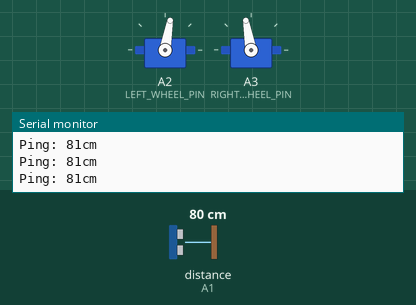
The sketch below on a simulated Arduino Uno, built with avr-gcc and run on an emulated ATmega328P. On the bench: 2 × servo, the last lines printed to the serial monitor. The test bench sets the inputs (shaded band); at power-on: distance to the obstacle (sensor on A1) 80 cm. The echo pulse lasts 58.3 µs per cm.

Above: at 1.2 s.
1.3 s: distance to the obstacle (sensor on A1) set to 6 cm
2.8 s: distance to the obstacle (sensor on A1) set to 3 cm
At 3.7 s:
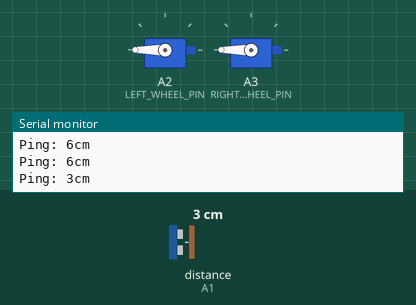
5.8 s: distance to the obstacle (sensor on A1) set to 9 cm
At 8.1 s:
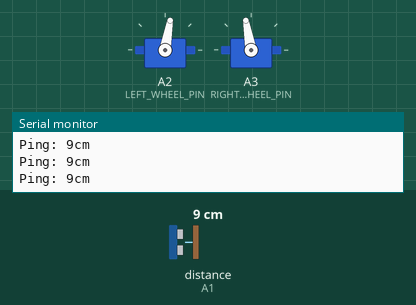
8.4 s: distance to the obstacle (sensor on A1) set to 2 cm
At 11.2 s:
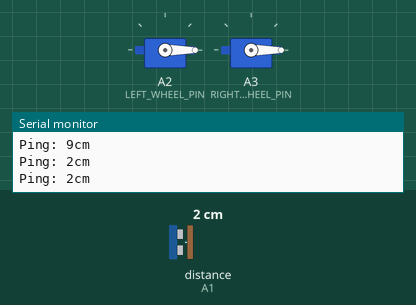
Timing chart, 0 to 12.4 s (numbered marks = the images above; inputs shaded):
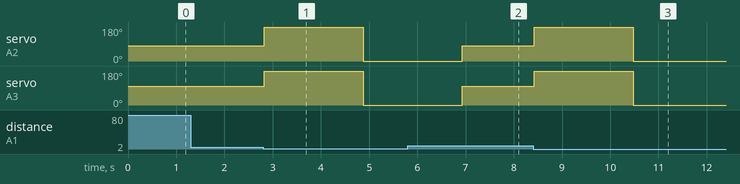

Measured:
- the behaviour switches between 5 and 4 cm on distance to the obstacle (sensor on A1) (found by bisection; images 0 and 1)
- after the input at 2.8 s, servo on A2 (LEFT_WHEEL_PIN): 80° → 180° at once, → 0° 2.1 s later; servo on A3 (RIGHT_WHEEL_PIN): 100° → 180° at once, → 0° 2.1 s later
- after the input at 5.8 s, servo on A2 (LEFT_WHEEL_PIN): 0° → 80° after 1.1 s; servo on A3 (RIGHT_WHEEL_PIN): 0° → 100° after 1.1 s
- after the input at 8.4 s, servo on A2 (LEFT_WHEEL_PIN): 80° → 180° at once, → 0° 2.1 s later; servo on A3 (RIGHT_WHEEL_PIN): 100° → 180° at once, → 0° 2.1 s later

The sketch:

aidans_sumobot_code_maze.ino
```cpp
// (licence header left out)
/*******************************************************
* Include statements - include extra code we need
*******************************************************/
// This line includes the code we need to control servos
#include <Servo.h>
// This line includes the code we need to use the ultrasonic range finder
#include <NewPing.h>

/*******************************************************
* Define statements - Define constants we will use later
*******************************************************/
#define TRIGGER_PIN  A0      // Arduino pin tied to trigger pin on the ultrasonic sensor.
#define ECHO_PIN     A1      // Arduino pin tied to echo pin on the ultrasonic sensor.
#define LEFT_WHEEL_PIN  A2   // Arduino pin tied to the left servo wheel motor
#define RIGHT_WHEEL_PIN A3   // Arduino pin tied to the right servo wheel motor
#define MAX_DISTANCE 200     // Maximum distance we want to ping for (in centimeters). Maximum sensor distance is rated at 400-500cm.
#define FRONT_EDGE_SENSOR 2  // Pin connected to the front edge IR sensor
#define REAR_EDGE_SENSOR 3   // Pin connected to the rear edge IR sensor
#define LIGHT_COLOR_VALUE 2900 // This is a value returned from the edge sensors when they see a lighter color, may need tweaking

/********************************************************
* Class object instances - These will help us control the
* sensors and motors.
********************************************************/
// NewPing setup of pins and maximum distance.
NewPing sonar(TRIGGER_PIN, ECHO_PIN, MAX_DISTANCE);

// Servo motor control objects
// Up to twelve servo objects can be created and controlled
Servo rightWheel;
Servo leftWheel;
bool spunRightLastTime;

/********************************************************
* Setup code runs one time at the very beginning after we
* power up (or reset)
********************************************************/
void setup()
{
  // Open serial monitor so we can print out debug information
  // When connected to a USB port
  Serial.begin(115200);

  // Tell the servo objects which pins the servos are connected to
  leftWheel.attach(LEFT_WHEEL_PIN);
  rightWheel.attach(RIGHT_WHEEL_PIN);

  spunRightLastTime = false;
}

void spinRight()
{
    leftWheel.write(180);
    rightWheel.write(180);
}

void spinLeft()
{
    leftWheel.write(0);
    rightWheel.write(0);
}

void goForwardFast()
{
    leftWheel.write(0);
    rightWheel.write(180);
}

void goForwardSlow()
{
    leftWheel.write(80);
    rightWheel.write(100);
}

/********************************************************
* Loop code runs over and over, forever while powered on
********************************************************/
void loop()
{
  // Variables we will need in the loop code
  int distInCentimeters;  // We'll store the ultrasonic range distance here
  //int frontEdgeValue;     // This will be a reading from the IR edge sensor in the front
  //int rearEdgeValue;      // This will be a reading from the IR edge sensor in the back


  /*******************************
  * IR Edge finder code
  ********************************/
  // Check front and back edge sensors for edge of the ring
  // Lower numbers mean more reflective colors
  // 3000 or more means nothing was reflected.
  //frontEdgeValue = readQD(FRONT_EDGE_SENSOR);
  // Print front edge value for debug
  //Serial.print("Front Edge: ");
  //Serial.println(frontEdgeValue);
  // Less than 1000 means we see white-ish
  // This number can be tweaked if the IR sensor is closer to the ground
  /*
  if(frontEdgeValue > LIGHT_COLOR_VALUE)
  {
    // Better back up!!
    leftWheel.write(180);
    rightWheel.write(0);
    delay(1000);
  }
  // Now check the back edge
  int backEdgeValue = readQD(REAR_EDGE_SENSOR);
  Serial.print("Back Edge: ");
  Serial.println(backEdgeValue);
  if(backEdgeValue > LIGHT_COLOR_VALUE)
  {
    // Better go forward!!
    leftWheel.write(0);
    rightWheel.write(180);
    delay(1000);
  }
  */
  /*******************************
  * Ultrasonic Range Finder Code
  ********************************/
  // This code takes a distance reading from the range finder
  distInCentimeters = sonar.ping_cm();

  // Print distance for debug (0 = outside set distance range)
  Serial.print("Ping: ");
  Serial.print(distInCentimeters);
  Serial.println("cm");

  if(distInCentimeters <= 4 && distInCentimeters > 0){
    if(spunRightLastTime)
    {
      spinLeft();
      delay(2000);
      spunRightLastTime = false;
    }
    else
    {
      spinRight();
      delay(2000);
      spunRightLastTime = true;
    }
  }
  else {
    if(distInCentimeters>12)
    {
      goForwardSlow();
    }
    else
    {
      goForwardSlow();
    }
  }

  delay(50);
}


int readQD(int pin){
  //Returns value from the QRE1113
  //Lower numbers mean more refleacive
  //More than 3000 means nothing was reflected.
  pinMode( pin, OUTPUT );
  digitalWrite( pin, HIGH );
  delayMicroseconds(10);
  pinMode( pin, INPUT );

  long time = micros();

  //time how long the input is HIGH, but quit after 3ms as nothing happens after that
  while (digitalRead(pin) == HIGH && micros() - time < 3000);
  int diff = micros() - time;

  return diff;
}
```
